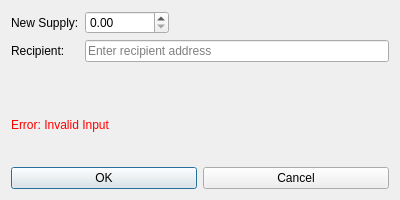
<?xml version="1.0" encoding="UTF-8"?>
<ui version="4.0">
 <class>SpatsMintDialog</class>
 <widget class="QDialog" name="SpatsMintDialog">
  <property name="geometry">
   <rect>
    <x>0</x>
    <y>0</y>
    <width>400</width>
    <height>200</height>
   </rect>
  </property>
  <property name="windowTitle">
   <string>Spats Mint Dialog</string>
  </property>
  <layout class="QVBoxLayout" name="verticalLayout">
   <item>
    <layout class="QFormLayout" name="formLayout">
     <property name="fieldGrowthPolicy">
      <enum>QFormLayout::ExpandingFieldsGrow</enum>
     </property>

     <!-- New Supply -->
     <item row="0" column="0">
      <widget class="QLabel" name="labelNewSupply">
       <property name="text">
        <string>New Supply:</string>
       </property>
      </widget>
     </item>
     <item row="0" column="1">
      <widget class="QDoubleSpinBox" name="newSupplySpinBox">
       <property name="minimum">
        <number>0</number>
       </property>
       <property name="maximum">
        <number>1000000000</number>
       </property>
       <property name="decimals">
        <number>2</number>
       </property>
      </widget>
     </item>

     <!-- Recipient -->
     <item row="1" column="0">
      <widget class="QLabel" name="labelRecipient">
       <property name="text">
        <string>Recipient:</string>
       </property>
      </widget>
     </item>
     <item row="1" column="1">
      <widget class="QLineEdit" name="recipientEdit">
       <property name="placeholderText">
        <string>Enter recipient address</string>
       </property>
      </widget>
     </item>

    </layout>
   </item>

   <!-- Error Label -->
   <item>
    <widget class="QLabel" name="errorLabel">
     <property name="text">
      <string>Error: Invalid Input</string>
     </property>
     <property name="visible">
      <bool>false</bool>
     </property>
     <property name="styleSheet">
      <string notr="true">QLabel { color: red; }</string>
     </property>
    </widget>
   </item>

   <!-- Buttons -->
   <item>
    <layout class="QHBoxLayout" name="buttonLayout">
     <item>
      <widget class="QPushButton" name="okButton">
       <property name="text">
        <string>OK</string>
       </property>
      </widget>
     </item>
     <item>
      <widget class="QPushButton" name="cancelButton">
       <property name="text">
        <string>Cancel</string>
       </property>
      </widget>
     </item>
    </layout>
   </item>
  </layout>
 </widget>
 <resources/>
 <connections/>
</ui>
